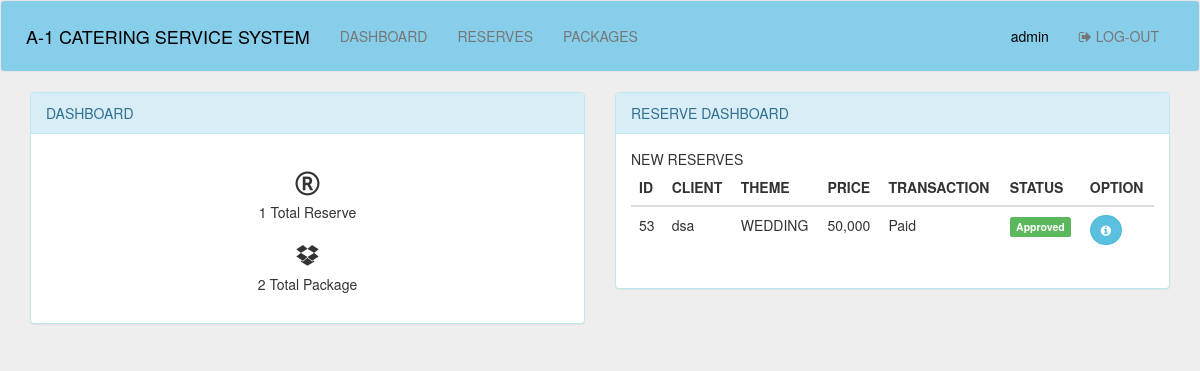
/admin/home.php (signed in), run on the app's committed database.
### tables this page shows
CREATE TABLE `reserve` (
  `reserve_id` int(11) NOT NULL,
  `client_id` varchar(100) NOT NULL,
  `full_name` varchar(1000) NOT NULL,
  `contact_number` varchar(1000) NOT NULL,
  `email_ad` varchar(1000) NOT NULL,
  `c_address` varchar(1000) NOT NULL,
  `packs_id` varchar(100) NOT NULL,
  `payment` varchar(100) NOT NULL,
  `status` varchar(100) NOT NULL,
  `state` varchar(100) NOT NULL
);

CREATE TABLE `package` (
  `package_id` int(11) NOT NULL,
  `theme` varchar(100) NOT NULL,
  `pax` varchar(100) NOT NULL,
  `price` varchar(100) NOT NULL,
  `food` varchar(1000) NOT NULL,
  `quantity` varchar(100) NOT NULL
);

### admin/home.php (the view, shortened to what this page needs)
<?php
include('../functions.php');
?>
<!DOCTYPE html>
<html>
<head>
	<link rel="stylesheet" type="text/css" href="../css/bootstrap.min.css">
	<link rel="stylesheet" type="text/css" href="../css/font-awesome.css">
	<link rel="stylesheet" href="../css/dataTables.bootstrap.min.css">
</head>
<body style="background-color: #EEE;">
	<nav class="navbar navbar-default" style="background-color: skyblue; padding: 10px 10px;">
	  <div class="container-fluid">
	    <div class="navbar-header">
	      <a class="navbar-brand" style="color: black;"> A-1 CATERING SERVICE SYSTEM</a>
	    </div>
	    <div class="collapse navbar-collapse" id="myNavbar">
	      <ul class="nav navbar-nav navbar-center">
	        <li style="border-style: inset; border: 1px black;"><a  href="home.php">DASHBOARD</a></li>
	        <li style="border-style: inset; border: 1px black;"><a  href="dashboard.php">RESERVES</a></li>
	        <li style="border-style: inset; border: 1px black;"><a  href="packages.php">PACKAGES</a></li>
	      </ul>
	      <ul class="nav navbar-nav navbar-right">
	      	<li><a href="" style="color: black; cursor: default;"><?php echo $_SESSION['user']['username']; ?></a></li>
		      <li><a href="home.php?logout='1'"><span class=" fa fa-sign-out"></span> LOG-OUT</a></li>
		    </ul>
	    </div>
	  </div>
	</nav>
	<div class="container">
		<div class="row">
			<div class="col-md-6">
				<div class="panel panel-info">
			<div class="panel-heading">
				DASHBOARD
			</div>
			<div class="panel-body">
				<div class="form-group text-center">
					<h3><i class="fa fa-registered"></i></h3>
					<h5> <?php
					$sql = "SELECT * FROM reserve";
					$result = mysqli_query($db,$sql);
					echo mysqli_num_rows($result); ?> Total Reserve </h5>
				</div>
				<div class="form-group text-center">
					<h3><i class="fa fa-dropbox"></i></h3>
					<h5> <?php
					$sql = "SELECT * FROM package";
					$result = mysqli_query($db,$sql);
					echo mysqli_num_rows($result); ?> Total Package </h5>
				</div>
			</div>
		</div>
			</div>
			<div class="col-md-6">
				<div class="panel panel-info">
			<div class="panel-heading">
				RESERVE DASHBOARD
			</div>
			<div class="panel-body">
				<div class="row">
					<div class="col-md-12">
						NEW RESERVES
						<table class="table table-hover">
							<thead>
								<tr>
									<th>ID</th>
									<th>CLIENT</th>
									<th>THEME</th>
									<th>PRICE</th>
									<th>TRANSACTION</th>
									<th>STATUS</th>
									<th>OPTION</th>
								</tr>
							</thead>
							<tbody>
								<?php
								$sql = "SELECT * FROM reserve INNER JOIN package ON reserve.packs_id = package.package_id";
								$result = mysqli_query($db,$sql);
								while ($row = mysqli_fetch_array($result)) {
								?>
								<tr>
									<td><?php echo $row['client_id']; ?></td>
									<td><?php echo $row['full_name']; ?></td>
									<td><?php echo $row['theme']; ?></td>
									<td><?php echo $row['price']; ?></td>
									<td><?php echo $row['status']; ?></td>
									<td><?php
											$status = $row['state'];
											if ($status == 'Pending') {
												echo "<span class='label label-warning'>";
												echo $row['state'];
												echo "</span>";
											}
											elseif ($status == 'Approved') {
												echo "<span class='label label-success'>";
												echo $row['state'];
												echo "</span>";
											}
										?> </td>
									<td><a href="reserve_details.php?id=<?php echo $row['reserve_id']; ?>" data-toggle="tooltip" data-placement="top" title="VIEW"><button class="btn btn-info btn-fab btn-sm" style="border-radius: 50px;"><i class="fa fa-info-circle"></i></button></a></td>
								</tr>
								<?php } ?>
							</tbody>
						</table>
					</div>
				</div>
			</div>
		</div>
			</div>
		</div>
	</div>
</body>
</html>

### data on the page
reserve: client "53", full_name "dsa", package.theme "WEDDING", package.price "50,000", status "Paid", state "Approved"

### other printed values
$_SESSION['user']['username'] "admin"
mysqli_num_rows($result) "1"
mysqli_num_rows($result) "2"
